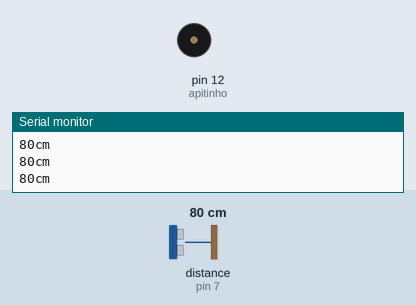
This sketch was run on a simulated Arduino Uno, built with avr-gcc and run on an emulated ATmega328P. Parts: buzzer (waves = sounding), the last lines printed to the serial monitor. Inputs (shaded band) come from the test bench; at power-on: distance to the obstacle (sensor on pin 7) 80 cm.

Above: at 1.2 s.
1.3 s: distance to the obstacle (sensor on pin 7) set to 11 cm
2.8 s: distance to the obstacle (sensor on pin 7) set to 8 cm
At 3.54 s:
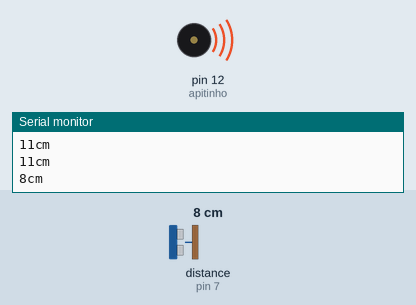
5.8 s: distance to the obstacle (sensor on pin 7) set to 18 cm
7.5 s: distance to the obstacle (sensor on pin 7) set to 2 cm
At 7.87 s:
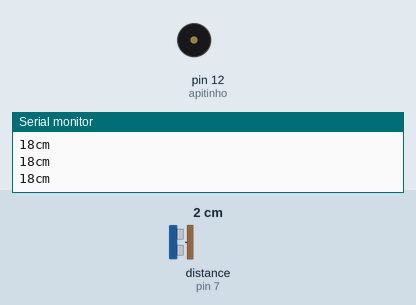
Timing chart, 0 to 11.5 s (numbered marks = the images above; inputs shaded):
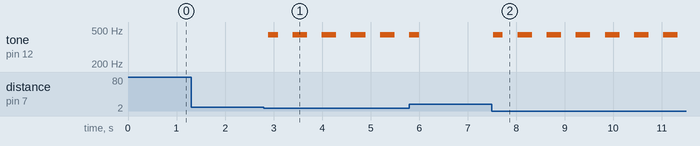

The sketch:

sketch_jul25a.ino
```cpp
#include <Ultrasonic.h>
int apitinho = 12;
Ultrasonic ultrassom(8,7);
long distancia;

void setup() {
  pinMode(apitinho, OUTPUT);
  Serial.begin(9600);
}


void loop() {
  // put your main code here, to run repeatedly:
  distancia = ultrassom.Ranging(CM);

  if(distancia<10)
  {
    tone(apitinho, 440, 200);
    delay(500);
    tone(apitinho, 440, 200);
  }

  Serial.print(distancia);
  Serial.println("cm");
  delay(100);
}
```

Measured:
- the behaviour switches between 10 and 9 cm on distance to the obstacle (sensor on pin 7) (found by bisection; images 0 and 1)
- after the input at 2.8 s, tone on pin 12 (apitinho): silent → 440 Hz after 0.09 s, then repeats every 0.60 s: silent 0.30 s, 440 Hz 0.30 s
- after the input at 7.5 s, tone on pin 12 (apitinho): silent → 440 Hz at once, then repeats every 0.60 s: silent 0.30 s, 440 Hz 0.30 s
